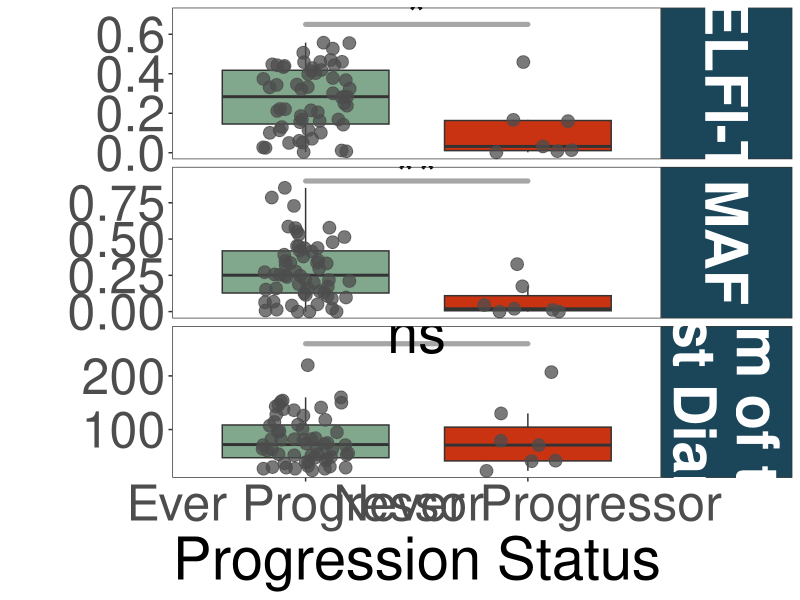
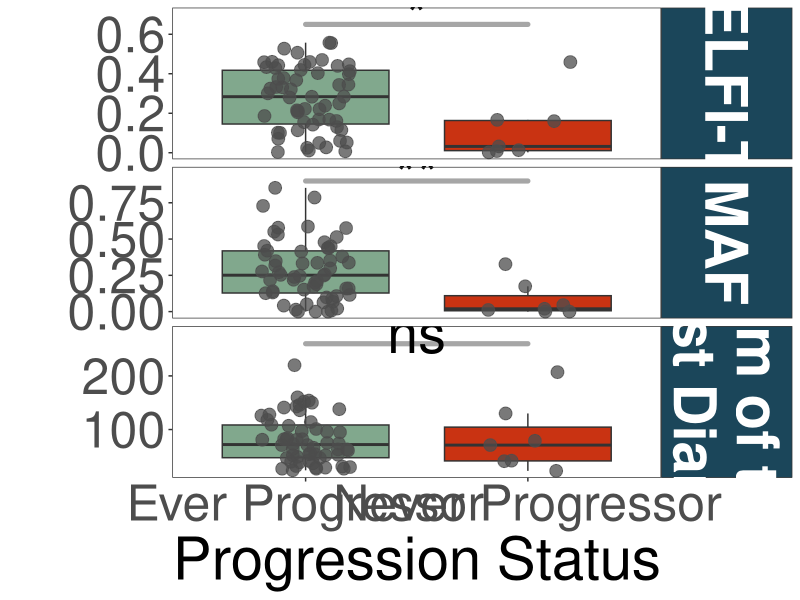

Generate these figures, in order, with R:
################################################################################
#################### Setup #####################################################

# loc
setwd("~/git/CAIRO5_Public")

# libraries
library(readxl)
library(data.table)
library(ggplot2)

# Data
BloodSampleCharacteristics <- as.data.table(read_xlsx("Data/CAIRO5_Supplemental.xlsx", sheet=2, skip=1))
ClinicalDemographics <- as.data.table(read_xlsx("Data/CAIRO5_Supplemental.xlsx", sheet=1, skip=1))
SumOfLongestDiameters <- as.data.table(read_xlsx("Data/CAIRO5_Supplemental.xlsx", sheet=7, skip=1))

################################################################################
################# pair down data to required cols ##############################

# Blood Samples
keep <- c('Sequence ID', 'Subject ID', 'Sample Time Point', 'DELFI-TF', 'MAF')
BloodSampleCharacteristics <- BloodSampleCharacteristics[,..keep]

# clinical data
keep <- c('Subject ID', 'Study Arm', 'Progression Status (0=no progression; 1=progression)')
ClinicalDemographics <- ClinicalDemographics[,..keep]

# Sum of Longest Diameter, pair down to be within 60 days
SumOfLongestDiameters <- SumOfLongestDiameters[abs(`Time Between SLD and Liquid Biopsy (Days)`) <= 60]
SumOfLongestDiameters[,`Time Between SLD and Liquid Biopsy (Days)` := NULL]

# merge data together
finalData <- merge(BloodSampleCharacteristics, ClinicalDemographics, by='Subject ID', all.x=T)
finalData <- merge(finalData, SumOfLongestDiameters, by=c('Subject ID', 'Sample Time Point'), all.x=T)

################################################################################
################### final formatting ###########################################

# restrict to ARM 1 samples at baseline
finalData <- finalData[`Study Arm` == 1 & `Sample Time Point` == 'T0']

# name progression status for plot
finalData[,progressionStatus := ifelse(`Progression Status (0=no progression; 1=progression)` == 1, 'Ever Progressor', 'Never Progressor')]

# change col name to fit on plot later
setnames(finalData, "Sum of the Largest Diameters", "Sum of the\nLongest Diameters")

# melt the data into a long format for plotting
finalData <- melt(finalData, measure.vars=c("DELFI-TF", "MAF", "Sum of the\nLongest Diameters"))

################################################################################
################## run the stats ###############################################

# switch statement to re-define p-values
relabel_p <- function(x){
  if(x < .0001) return('****')
  if(x < .001) return('***')
  if(x < .01) return('**')
  if(x < .05) return('*')
  return('ns')
}

# run stats
delfiStat <- wilcox.test(finalData[variable == 'DELFI-TF' & `Progression Status (0=no progression; 1=progression)` == 1]$value,
                         finalData[variable == 'DELFI-TF' & `Progression Status (0=no progression; 1=progression)` == 0]$value)
mafStat <- wilcox.test(finalData[variable == 'MAF' & `Progression Status (0=no progression; 1=progression)` == 1]$value,
                         finalData[variable == 'MAF' & `Progression Status (0=no progression; 1=progression)` == 0]$value)
sldStat <- wilcox.test(finalData[variable == 'Sum of the\nLongest Diameters' & `Progression Status (0=no progression; 1=progression)` == 1]$value,
                       finalData[variable == 'Sum of the\nLongest Diameters' & `Progression Status (0=no progression; 1=progression)` == 0]$value)


# make dt to plot
statData <- data.table("variable"=c('DELFI-TF', 'MAF', 'Sum of the\nLongest Diameters'),
           "x"=c(1.5),
           "y"=c(.7, .95, 280),
           "p_value"=c(relabel_p(delfiStat$p.value), relabel_p(mafStat$p.value), relabel_p(sldStat$p.value)))
segmentData <- data.table("variable"=c('DELFI-TF', 'MAF', 'Sum of the\nLongest Diameters'),
                          "x"=c(1),
                          "xend"=c(2),
                          "y"=c(.65, .9, 260),
                          "yend"=c(.65, .9, 260))

################################################################################
################### Construct the Violin plot ##################################

# violin
FigS7A <- ggplot() +
  geom_boxplot(data=finalData, mapping=aes(x=progressionStatus, y=value, fill=progressionStatus), outlier.shape=NA) +
  geom_point(data=finalData, mapping=aes(x=progressionStatus, y=value, fill=progressionStatus), position=position_jitter(width=.2), size=4, show.legend = FALSE, color='grey30', alpha=.75) +
  geom_segment(data=segmentData, mapping=aes(x=x, xend=xend, y=y, yend=yend), linewidth=1.75, linetype='solid', color='gray65', lineend = "round") +
  geom_text(data=statData, mapping=aes(x=x, y=y, label=p_value), size=14) +
  scale_fill_manual("Progression Status", values=c("#81A88D", "#C93312")) +
  facet_wrap(~variable, scales="free_y", ncol=1, strip.position = "right") +
  xlab("Progression Status") + ylab("") +
  theme_bw() +
  theme(legend.position = "none") +
  theme(strip.text=element_text(color="white", face="bold", size=42)) +
  theme(axis.text.x=element_text(size=36), axis.text.y=element_text(size=36)) +
  theme(axis.title=element_text(size=42)) +
  theme(strip.background=element_rect(fill="#1B465A")) +
  theme(panel.grid=element_blank())

# save plots
png(filename="Figures/FigS7A.png", height=17, width=17, units="in", res=150)
FigS7A
dev.off()

cairo_pdf(file="Figures/FigS7A.pdf", height=17, width=17)
FigS7A
dev.off()


